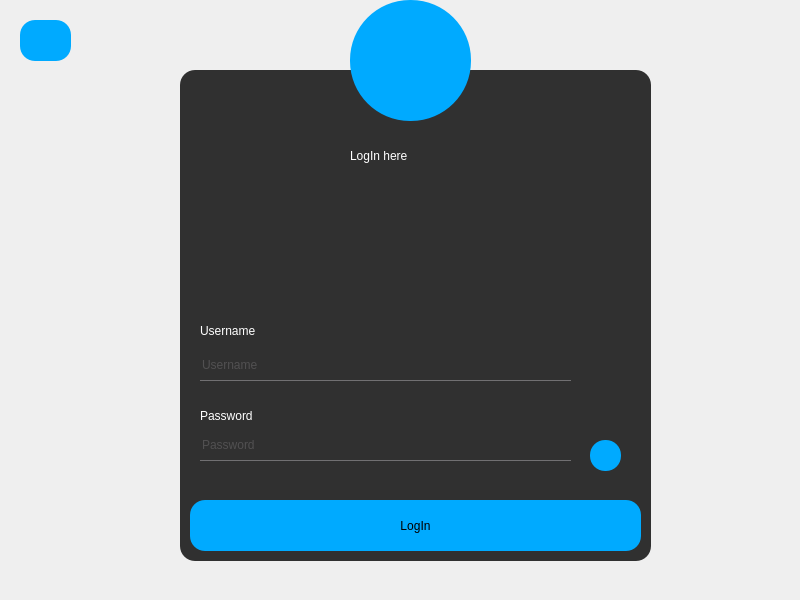
<?xml version="1.0" encoding="UTF-8"?>
<ui version="4.0">
 <class>Login</class>
 <widget class="QDialog" name="Login">
  <property name="geometry">
   <rect>
    <x>0</x>
    <y>0</y>
    <width>800</width>
    <height>600</height>
   </rect>
  </property>
  <property name="windowTitle">
   <string>Dialog</string>
  </property>
  <property name="styleSheet">
   <string notr="true">QFrame{
background:rgba(0,0,0,0.8);
border-radius:15px;
}

QDialog{
	background-image: url(:/new/prefix1/image/Qvqz7n.jpg);
}


QToolButton{
border-radius:60px;
	background-color: rgb(0, 170, 255);
}

QPushButton{
border-radius:15px;
background-color: rgb(0, 170, 255);
font: 900 14pt &quot;Segoe UI Black&quot;;
}


QPushButton:hover{
background-color: rgb(0, 0, 127);
}


QLineEdit{
background:transparent;
border:none;
color:#717072;
border-bottom: 1px solid #717072
}</string>
  </property>
  <widget class="QFrame" name="frame">
   <property name="geometry">
    <rect>
     <x>180</x>
     <y>70</y>
     <width>471</width>
     <height>491</height>
    </rect>
   </property>
   <property name="frameShape">
    <enum>QFrame::StyledPanel</enum>
   </property>
   <property name="frameShadow">
    <enum>QFrame::Raised</enum>
   </property>
   <widget class="QPushButton" name="pushButton">
    <property name="geometry">
     <rect>
      <x>10</x>
      <y>430</y>
      <width>451</width>
      <height>51</height>
     </rect>
    </property>
    <property name="text">
     <string>LogIn</string>
    </property>
   </widget>
   <widget class="QLabel" name="label_3">
    <property name="geometry">
     <rect>
      <x>170</x>
      <y>70</y>
      <width>151</width>
      <height>31</height>
     </rect>
    </property>
    <property name="styleSheet">
     <string notr="true">QLabel{
color:white;
border-radius:15px;
font: 900 14pt &quot;Segoe UI Black&quot;;
background-color:rgba(0,0,0,0)
}
</string>
    </property>
    <property name="text">
     <string>LogIn here</string>
    </property>
   </widget>
   <widget class="QLabel" name="label">
    <property name="geometry">
     <rect>
      <x>20</x>
      <y>240</y>
      <width>151</width>
      <height>41</height>
     </rect>
    </property>
    <property name="styleSheet">
     <string notr="true">QLabel{
color:white;
border-radius:15px;
font: 900 14pt &quot;Segoe UI Black&quot;;
background-color:rgba(0,0,0,0)
}
</string>
    </property>
    <property name="text">
     <string>Username</string>
    </property>
   </widget>
   <widget class="QLineEdit" name="lineEdit_2">
    <property name="geometry">
     <rect>
      <x>20</x>
      <y>280</y>
      <width>371</width>
      <height>31</height>
     </rect>
    </property>
    <property name="styleSheet">
     <string notr="true">font: 12pt &quot;Segoe UI&quot;;</string>
    </property>
    <property name="placeholderText">
     <string>Username</string>
    </property>
   </widget>
   <widget class="QLabel" name="label_2">
    <property name="geometry">
     <rect>
      <x>20</x>
      <y>330</y>
      <width>121</width>
      <height>31</height>
     </rect>
    </property>
    <property name="styleSheet">
     <string notr="true">QLabel{
color:white;
border-radius:15px;
font: 900 14pt &quot;Segoe UI Black&quot;;
background-color:rgba(0,0,0,0)
}
</string>
    </property>
    <property name="text">
     <string>Password</string>
    </property>
   </widget>
   <widget class="QLineEdit" name="lineEdit_p">
    <property name="geometry">
     <rect>
      <x>20</x>
      <y>360</y>
      <width>371</width>
      <height>31</height>
     </rect>
    </property>
    <property name="styleSheet">
     <string notr="true">font: 12pt &quot;Segoe UI&quot;;</string>
    </property>
    <property name="echoMode">
     <enum>QLineEdit::Password</enum>
    </property>
    <property name="placeholderText">
     <string>Password</string>
    </property>
   </widget>
   <widget class="QPushButton" name="showPassword">
    <property name="geometry">
     <rect>
      <x>410</x>
      <y>370</y>
      <width>31</width>
      <height>31</height>
     </rect>
    </property>
    <property name="text">
     <string/>
    </property>
    <property name="icon">
     <iconset resource="images.qrc">
      <normaloff>:/new/prefix1/image/4779893-200.png</normaloff>:/new/prefix1/image/4779893-200.png</iconset>
    </property>
    <property name="iconSize">
     <size>
      <width>30</width>
      <height>30</height>
     </size>
    </property>
   </widget>
   <widget class="QLabel" name="label_4">
    <property name="geometry">
     <rect>
      <x>160</x>
      <y>120</y>
      <width>291</width>
      <height>41</height>
     </rect>
    </property>
    <property name="styleSheet">
     <string notr="true">background-color:rgba(0,0,0,0);
font: 700 9pt &quot;Segoe UI&quot;;</string>
    </property>
    <property name="text">
     <string/>
    </property>
    <property name="alignment">
     <set>Qt::AlignRight|Qt::AlignTrailing|Qt::AlignVCenter</set>
    </property>
   </widget>
  </widget>
  <widget class="QToolButton" name="toolButton">
   <property name="geometry">
    <rect>
     <x>350</x>
     <y>0</y>
     <width>121</width>
     <height>121</height>
    </rect>
   </property>
   <property name="text">
    <string/>
   </property>
   <property name="icon">
    <iconset resource="images.qrc">
     <normaloff>:/new/prefix1/image/Sample_User_Icon.png</normaloff>:/new/prefix1/image/Sample_User_Icon.png</iconset>
   </property>
   <property name="iconSize">
    <size>
     <width>70</width>
     <height>70</height>
    </size>
   </property>
  </widget>
  <widget class="QPushButton" name="pushButton_b">
   <property name="geometry">
    <rect>
     <x>20</x>
     <y>20</y>
     <width>51</width>
     <height>41</height>
    </rect>
   </property>
   <property name="text">
    <string/>
   </property>
   <property name="icon">
    <iconset resource="images.qrc">
     <normaloff>:/new/prefix1/image/93634.png</normaloff>:/new/prefix1/image/93634.png</iconset>
   </property>
   <property name="iconSize">
    <size>
     <width>30</width>
     <height>30</height>
    </size>
   </property>
  </widget>
 </widget>
 <resources>
  <include location="images.qrc"/>
 </resources>
 <connections/>
</ui>
